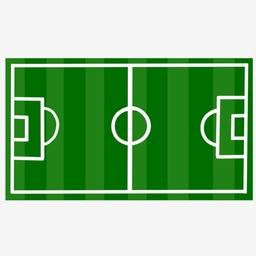
#> input picture weekly_exercises/Bai7/sanbong2.jpg, 256 x 256 px, shrunk from 640 x 640 before the run
$ jupyter execute --allow-errors Bai7.ipynb
#> lines starting #> are read from the running program, lines starting #| are printed output that depends on the picture; after the words box and inside, x2 and y2 are one past the last pixel; in counts of white or black regions, pixels touching at a corner belong together
# Bài tập 7 - Phát hiện biên cạnh với Hough Transform

Bước 1: Tính ảnh biên cạnh: Edge (dùng ảnh năng lượng)

Bước 2: Khởi tạo H là ma trận 0

Bước 3:

Với mỗi điểm (x, y) thuộc Edge

    với mỗi điểm theta thuộc 0->360

    tính pro = xcos(theta) + y sin(theta)

    Cộng tích lũy H[pro, theta]++1

Bước 4: Chọn ra những điểm pro và theta "đủ lớn":

    H[pro0, theta0] > threshold (threshold có thể chọn 50-100)

    Trực quan hóa phương trình: pro0 = xcos(theta0) + y sin(theta0)

**Ví Dụ:**

Input:

Output:

[cell 1]
import cv2
import numpy as np
import math
import matplotlib.pyplot as plt

[cell 2]
def deg2grad(deg):
    return deg*3.141592654/180

[cell 3]
def get_edge(img):
  #Hoàn thành hàm tính các điểm biên cạnh
  ### BEGIN SOLUTION
    # convert anh BGR sang GRAY
    gray = cv2.cvtColor(img, cv2.COLOR_BGR2GRAY)
    # Su dung ham Canny de xac dinh bien canh
    edges = cv2.Canny(gray, 50, 255, None, 3)

    # tra ve idx : toa do cac diem bien canh
    idx = np.squeeze(cv2.findNonZero(edges))
  ### END SOLUTION

    return idx

[cell 4]
# Step 1: accumulate hough space
def accumulate(point, theta_range, H, dig ):
    #for theta in range(360):
    for theta in theta_range:
        pro = point[0]*np.cos(theta) + point[1]*np.sin(theta)
        # If pro in range of Hough space

        if pro >= 0 and pro < dig:
            # map theta to Hough space
            # (theta - (-3.14))/0.01
            H[int(pro), int((theta+3.14)/0.01)] += 1

    # line_idx = np.where(H )
    return H

[cell 5]
def sol(img_path):
  #Đọc ảnh đầu vào và lấy các giá trị chiều dài rộng
  img = cv2.imread(img_path)
  h, w, _ = img.shape
  ### BEGIN SOLUTION
  # lay cac diem bien canh
  idx_point = get_edge(img)

  dig = int(math.sqrt(h **2 + w **2))

  theta_range = np.arange(-3.14, 3.14, 0.01)

  H = np.zeros((dig, len(theta_range)), dtype=np.uint8)

  for idx, i in enumerate(idx_point):
      accumulate(i, theta_range, H, dig)


  lines = np.where(H > 150)

  # ve cac duong thang bien canh da xac dinh duoc
  if lines is not None:
      for i in zip(lines[0], lines[1]):
          pro = i[0]
          th = i[1] * 0.01 - np.pi
          a = math.cos(th)
          b = math.sin(th)
          x0 = a * pro
          y0 = b * pro
          pt1 = (int(x0 + 1000*(-b)), int(y0 + 1000*(a)))
          pt2 = (int(x0 - 1000*(-b)), int(y0 - 1000*(a)))
          cv2.line(img, pt1, pt2, (0,0,255), 1)

  ###END SOLUTION

  return img

[cell 6]
# Test thu ảnh

res = sol('sanbong2.jpg')
#> in sol, img is the input picture: shape (256, 256, 3); mean B, G, R 137.1, 186.5, 139.1
#> in get_edge, `gray = cv2.cvtColor(img, cv2.COLOR_BGR2GRAY)`:
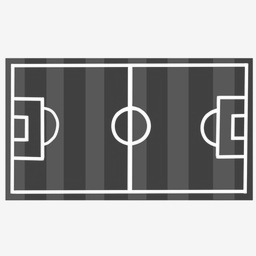
#> gray: shape (256, 256); min 48, max 255, mean 166.7
#> in get_edge, `edges = cv2.Canny(gray, 50, 255, None, 3)`:
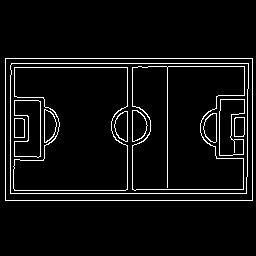
#> edges: shape (256, 256); 5.5% white in thin lines or dots, all inside (x1, y1, x2, y2) = (5, 58, 253, 201)
#> in get_edge, `idx = np.squeeze(cv2.findNonZero(edges))`: idx = 3612 pairs, first value 5 to 252, second value 58 to 200
#> in sol, `idx_point = get_edge(img)`: idx_point has the same summary as idx in get_edge
#> the loop in sol, `for idx, i in enumerate(idx_point):` made 3612 passes
#> after the loop in sol, `for i in zip(lines[0], lines[1]):`:
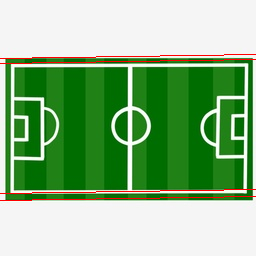
#> img: shape (256, 256, 3); 1.56% of pixels changed, all inside (x1, y1, x2, y2) = (0, 54, 256, 201)
plt.imshow(res)
plt.show

[cell 7]
### BEGIN HIDDEN TESTS

# [6 lines left out: function get_edge, not called in this run]

def deg2grad(deg):
    return deg*3.141592654/180
# Step 0.5: initialize hough table

# Step 1: accumulate hough space
# [42 lines left out: functions accumulate, sol_for_test, not called in this run]

img_path = ''
#> (the rest of this cell did not finish here and is left out)
